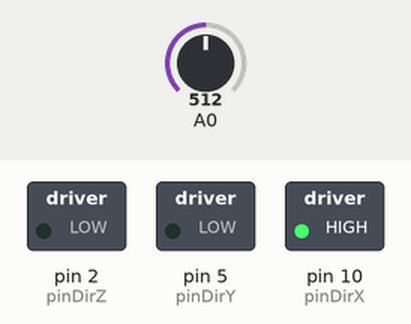
Bench run of a sketch on a simulated Arduino Uno, built with avr-gcc and run on an emulated ATmega328P. Parts: switched loads named in the sketch (green lamp = pin HIGH). The test bench sets the inputs (shaded band); at power-on: A0 = 512. Pins used as bus, display or sensor lines are not drawn.

Above: at 1.2 s.
1.3 s: A0 set to 11
2.8 s: A0 set to 8
At 3.3 s:
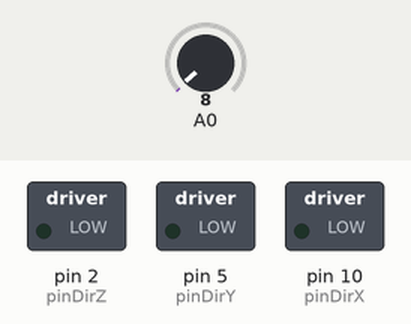
5.8 s: A0 set to 122
At 7.2 s:
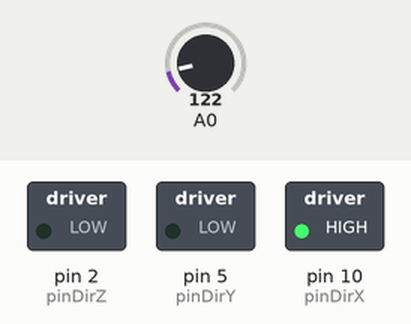
7.8 s: A0 set to 0
At 8.3 s:
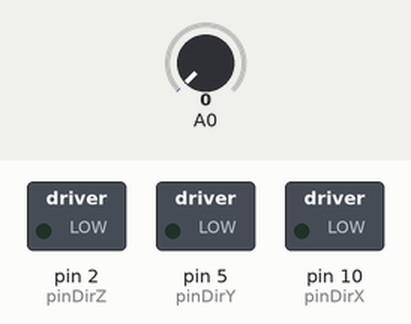
Timing chart, 0 to 10.8 s (numbered marks = the images above; inputs shaded):
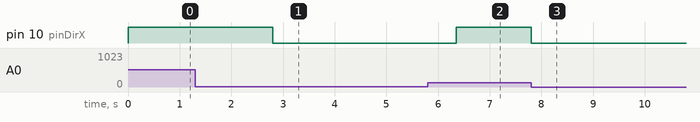

Measured:
- the behaviour switches between 10 and 9 on A0 (found by bisection; images 0 and 1)
- after the input at 1.3 s, every drawn part: stays the same
- after the input at 2.8 s, pin 10 (pinDirX): HIGH → LOW at once
- after the input at 5.8 s, pin 10 (pinDirX): LOW → HIGH after 0.55 s
- after the input at 7.8 s, pin 10 (pinDirX): HIGH → LOW at once

The sketch:

test_endStop.ino
```cpp
/*
 * Programa test de fines de carrera magnéticos, sensor hall effect
 */
//X
const int pinStepsX = 11;
const int pinDirX = 10;
const int pinResetX = 12;
//Y
const int pinStepsY = 6;
const int pinDirY = 5;
const int pinResetY = 7;
//motor Z
const int pinStepsZ = 3;
const int pinDirZ = 2;
const int pinResetZ = 4;

int speedXY = 500;
int speedZ = 500;

void setup() {
  Serial.begin(9600);
  pinMode(pinStepsX, OUTPUT);
  pinMode(pinDirX, OUTPUT);
  pinMode(pinResetX, OUTPUT);
  pinMode(pinStepsY, OUTPUT);
  pinMode(pinDirY, OUTPUT);
  pinMode(pinResetY, OUTPUT);
  pinMode(pinStepsZ, OUTPUT);
  pinMode(pinDirZ, OUTPUT);
  pinMode(pinResetZ, OUTPUT);

  digitalWrite(pinResetX, HIGH);
  digitalWrite(pinResetY, HIGH);
  //digitalWrite(pinResetZ, HIGH);
}

void loop() {
  //Serial.println(analogRead(A0));
//probando eje X
  if (analogRead(A0) < 10) {
    for(int i = 0; i <700; i++){
      derecha();
    }
  }
  izquierda();

//probando eje Y
/*  if (analogRead(A1) < 10) {
    for(int i = 0; i <700; i++){
      abajo();
    }
  }
  arriba();
}
*/
}

void arriba() {
  digitalWrite(pinDirY, LOW);
  moveMotor(pinStepsY, speedXY);
}

void abajo() {
  digitalWrite(pinDirY, HIGH);
  moveMotor(pinStepsY, speedXY);
}

void derecha() {
  digitalWrite(pinDirX, LOW);
  moveMotor(pinStepsX, speedXY);
}

void izquierda() {
  digitalWrite(pinDirX, HIGH);
  moveMotor(pinStepsX, speedXY);
}

void moveMotor(int pinStep, int velocidad) {
  digitalWrite(pinStep, HIGH);
  delayMicroseconds(velocidad);
  digitalWrite(pinStep, LOW);
  delayMicroseconds(velocidad);
}
```
